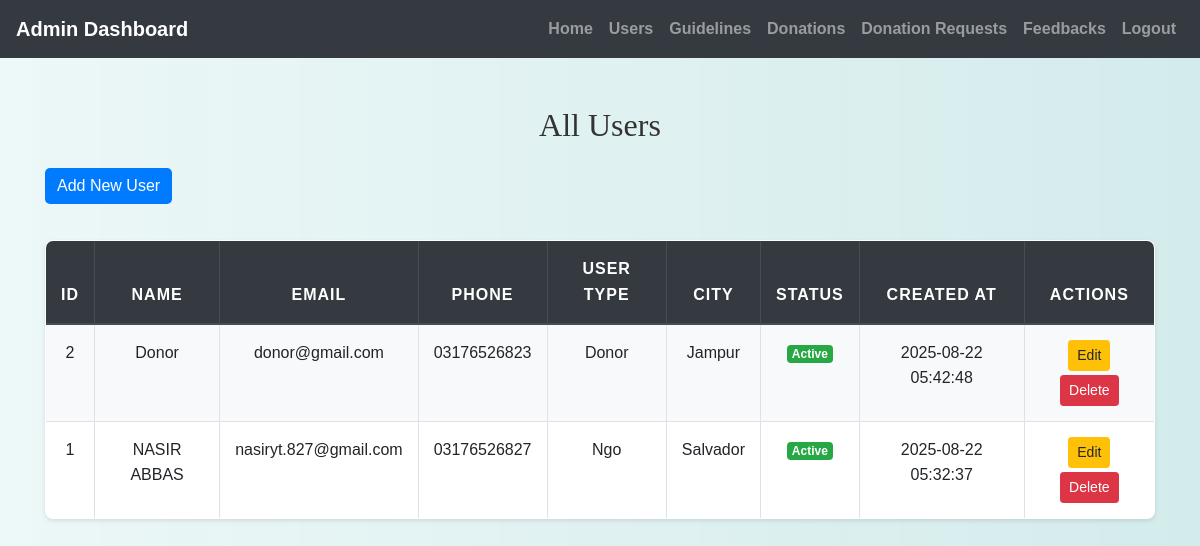
Page /admin/view_users.php (signed in) on the committed database.
### tables this page shows
CREATE TABLE `users` (
  `id` int(11) NOT NULL,
  `name` varchar(150) NOT NULL,
  `email` varchar(150) NOT NULL,
  `password_hash` varchar(255) NOT NULL,
  `phone` varchar(20) DEFAULT NULL,
  `user_type` enum('donor','ngo') NOT NULL,
  `address` text DEFAULT NULL,
  `city` varchar(100) DEFAULT NULL,
  `status` enum('active','inactive','pending') DEFAULT 'pending',
  `created_at` timestamp NOT NULL DEFAULT current_timestamp()
);

### admin/view_users.php (the view, shortened to what this page needs)
<?php
include('config.php');
$result = mysqli_query($conn, "SELECT * FROM Users ORDER BY id DESC");
?>
<!DOCTYPE html>
<html>
<head>
    <link rel="stylesheet" href="https://maxcdn.bootstrapcdn.com/bootstrap/4.5.2/css/bootstrap.min.css">
    <link rel="stylesheet" href="../css/style.css">
</head>
<body>
<?php include('admin_navbar.php'); ?>
<div class="container mt-5">
    <h2 class="mb-4">All Users</h2>
    <a href="add_user.php" class="btn btn-primary mb-3">Add New User</a>
    <table class="table table-bordered table-striped table-responsive-sm">
        <thead class="thead-dark">
            <tr>
                <th>ID</th>
                <th>Name</th>
                <th>Email</th>
                <th>Phone</th>
                <th>User Type</th>
                <th>City</th>
                <th>Status</th>
                <th>Created At</th>
                <th>Actions</th>
            </tr>
        </thead>
        <tbody>
        <?php while($row = mysqli_fetch_assoc($result)): ?>
            <tr>
                <td><?= $row['id'] ?></td>
                <td><?= htmlspecialchars($row['name']) ?></td>
                <td><?= htmlspecialchars($row['email']) ?></td>
                <td><?= htmlspecialchars($row['phone']) ?></td>
                <td><?= ucfirst($row['user_type']) ?></td>
                <td><?= htmlspecialchars($row['city']) ?></td>
                <td>
                    <span class="badge badge-<?=
                        $row['status'] === 'active' ? 'success' :
                        ($row['status'] === 'inactive' ? 'secondary' : 'warning')
                    ?>">
                        <?= ucfirst($row['status']) ?>
                    </span>
                </td>
                <td><?= $row['created_at'] ?></td>
                <td>
                    <a href="edit_user.php?id=<?= $row['id'] ?>" class="btn btn-sm btn-warning">Edit</a>
                    <a href="?delete=<?= $row['id'] ?>" onclick="return confirm('Delete user?')" class="btn btn-sm btn-danger mt-1">Delete</a>
                </td>
            </tr>
        <?php endwhile; ?>
        </tbody>
    </table>
</div>
</body>
</html>

### css/style.css (style rules this page uses)
body { background: linear-gradient(90deg, rgba(233, 246, 246, 0.831), rgba(207, 233, 233, 0.9)); font-family: 'Arial', sans-serif; color: #333; line-height: 1.6; }
h1, h2, h3, h4 { text-align: center; margin-top: 30px; margin-bottom: 30px; font-family: 'Georgia', serif; }
.container { margin-bottom: 40px; }
.table { width: 100%; border-collapse: collapse; margin-top: 20px; font-size: 16px; background-color: #ffffff; border-radius: 8px; overflow: hidden; box-shadow: 0 2px 4px rgba(0, 0, 0, 0.1); }
.table th, .table td { padding: 15px; border: 1px solid #dee2e6; text-align: center; }
.table thead th { background-color: #004d4d; color: white; font-weight: bold; text-transform: uppercase; letter-spacing: 1px; }
.table tbody tr:nth-child(odd) { background-color: #f8f9fa; }
.btn-primary { color: #fff; border: none; border-radius: 5px; cursor: pointer; transition: background-color 0.3s ease; }
a { color: #006666; text-decoration: none; font-weight: bold; }

### rows in the picture
users: id "2", name "Donor", email "donor@gmail.com", phone "03176526823", user_type "Donor", city "Jampur", status "Active", created_at "2025-08-22 05:42:48"
users: id "1", name "NASIR ABBAS", email "nasiryt.827@gmail.com", phone "03176526827", user_type "Ngo", city "Salvador", status "Active", created_at "2025-08-22 05:32:37"
